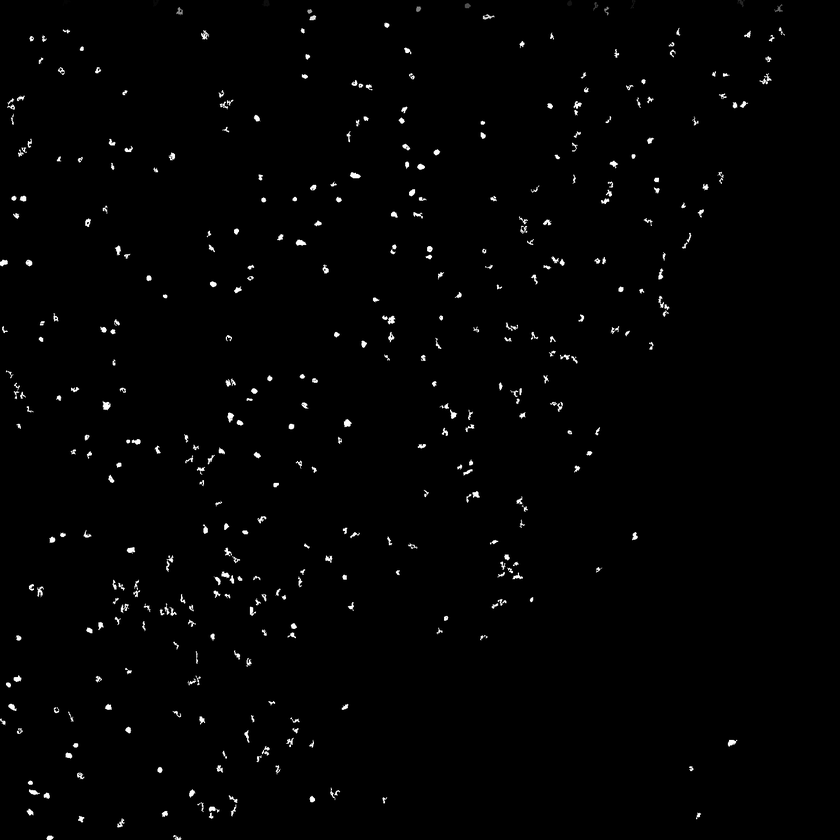
#> input picture neuron_seg/pipeline/cc/ccbbox_200_40.png, 840 x 840 px, shrunk from 1536 x 1536 before the run, found by its file name
$ python morphology.py
#> lines starting #> are read from the running program, lines starting #| are printed output that depends on the picture
import cv2
from PIL import Image
import numpy as np
from matplotlib import pyplot as plt

# Apply erosion and dilation of images on binary image

#img = np.array(Image.open("../image/unpreprocessing_pipline/NA4009-02_AB_10_10_14.jpg"),dtype=np.uint8)
img2 = np.array(Image.open("ccbbox_200_40.png"),dtype=np.uint8)
#> img2 is the input picture: shape (840, 840); min 0, max 255, mean 2.9

# generate thresholded image for score below 160

#ret, thresh = cv2.threshold(img, 160, 255, cv2.THRESH_BINARY_INV)

# arbitrarily design kernel size
# patch = cv2.imread('../image/preprocessing_pipeline/Neuron_patch.png')
# kernel = np.ones((patch.shape[0], patch.shape[1]), np.uint8)
kernel = np.ones((3,3),np.uint8)

# erosion and diation operation demo
# original image applied to dilation and erosion
img_dilation = cv2.dilate(img2, kernel, iterations=1)
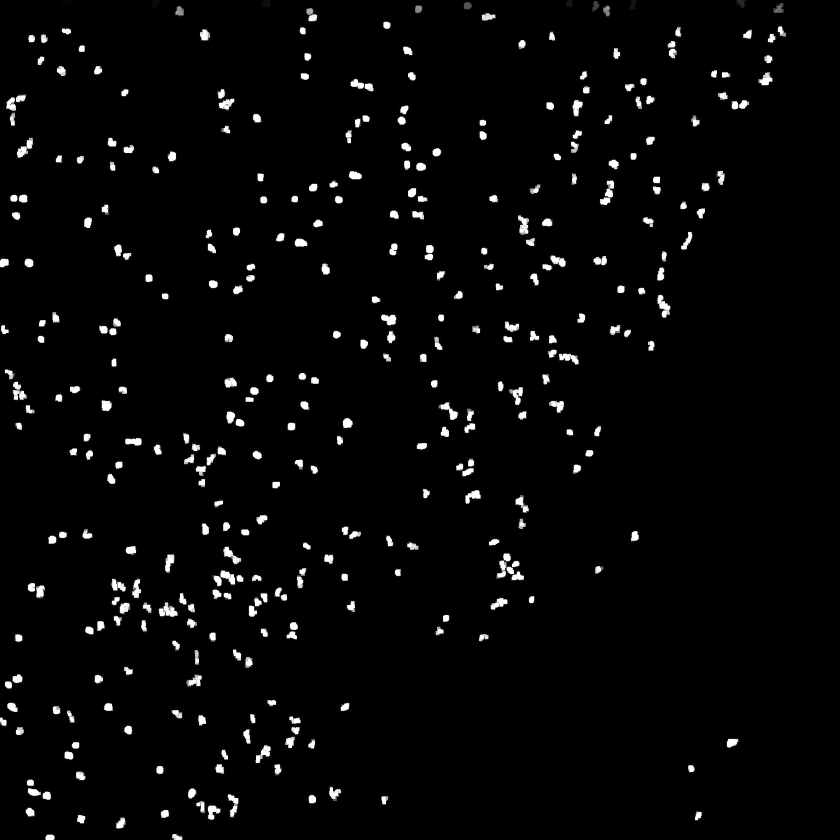
#> img_dilation: shape (840, 840); min 0, max 255, mean 7.2
# img_erosion = cv2.erode(img_dilation, kernel, iterations=1)

# thresholded image applied to dilation and erosion
# img2_dilation = cv2.dilate(img2, kernel, iterations=1)
img2_erosion = cv2.erode(img2, kernel, iterations=1)
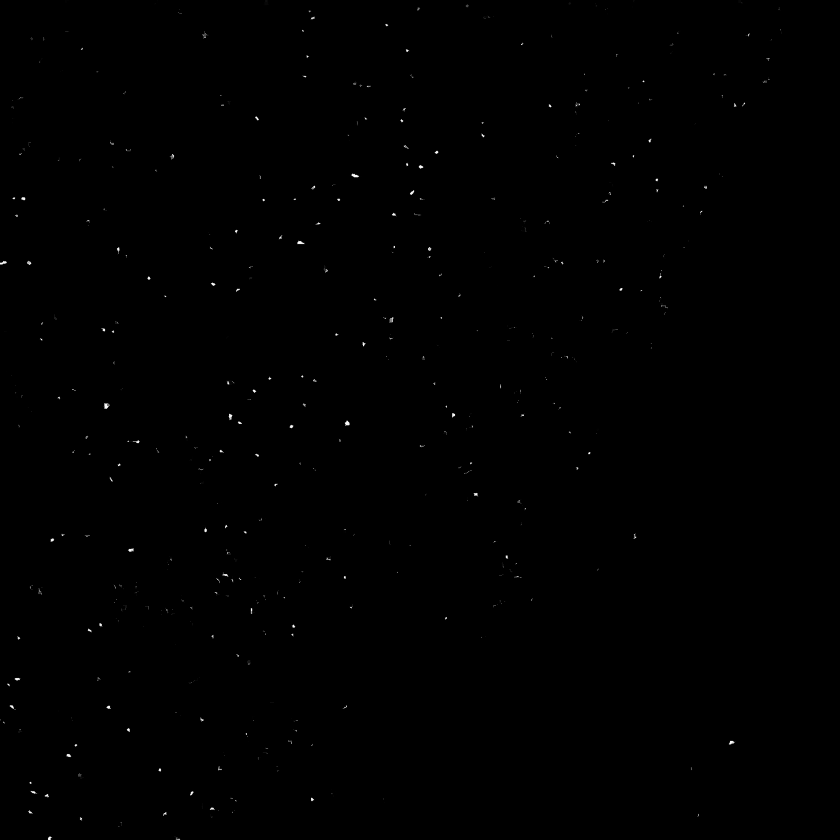
#> img2_erosion: shape (840, 840); min 0, max 253, mean 0.4

# thresholded binary image applied to dilation and erosion
img3_dilation = cv2.dilate(img2, kernel, iterations=1)
img3_erosion = cv2.erode(img3_dilation, kernel, iterations=2)

images = [img2, img_dilation, img2, img2_erosion, img2, img3_erosion]
titles = ['original image', "dilation", "original image", "erosion", "original image", "dilation+erosion"]

cv2.imwrite("dilation_erosion2.png", img3_erosion)

for i in range(6):
    plt.subplot(3,2,i+1),plt.imshow(images[i])
    plt.title(titles[i])
    plt.xticks([]),plt.yticks([])

plt.show()

$ run again, with neuron_seg/pipeline/cc/cc100.png copied over neuron_seg/pipeline/cc/ccbbox_200_40.png
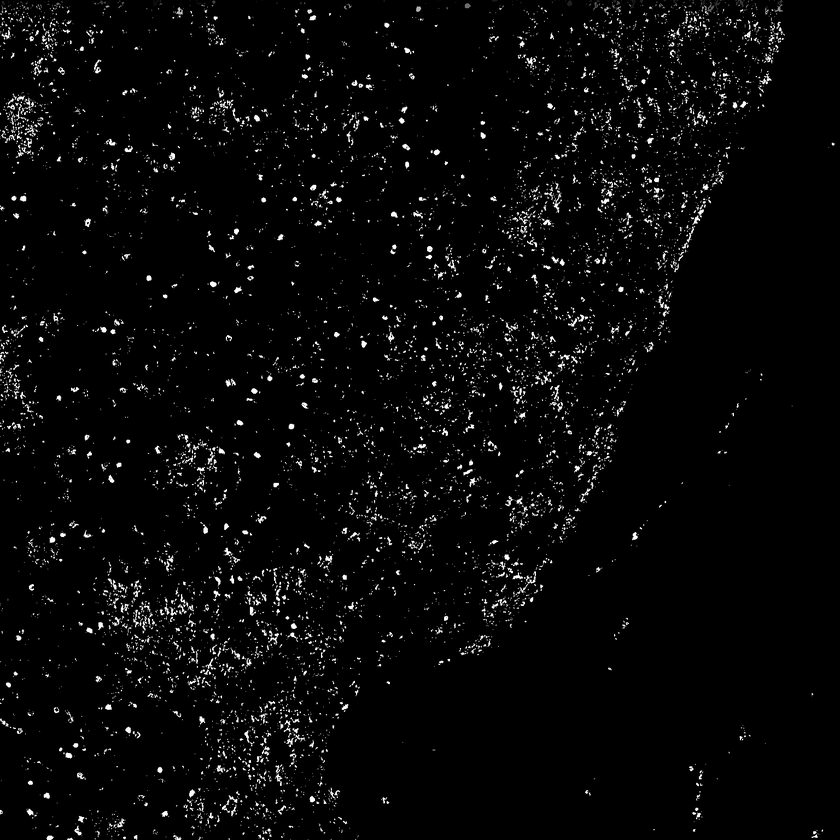
#> input picture neuron_seg/pipeline/cc/cc100.png, 840 x 840 px, shrunk from 1536 x 1536 before the run, found by its file name
#> img2 is the input picture: shape (840, 840); min 0, max 255, mean 8
#> `img_dilation = cv2.dilate(img2, kernel, iterations=1)`:
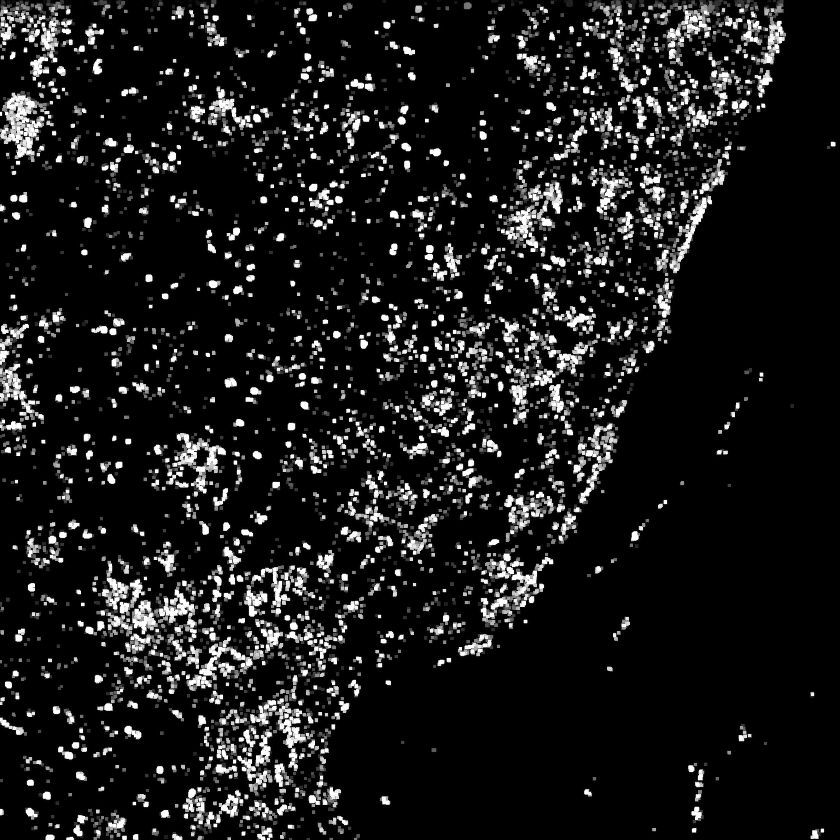
#> img_dilation: shape (840, 840); min 0, max 255, mean 26.6
#> `img3_erosion = cv2.erode(img3_dilation, kernel, iterations=2)`:
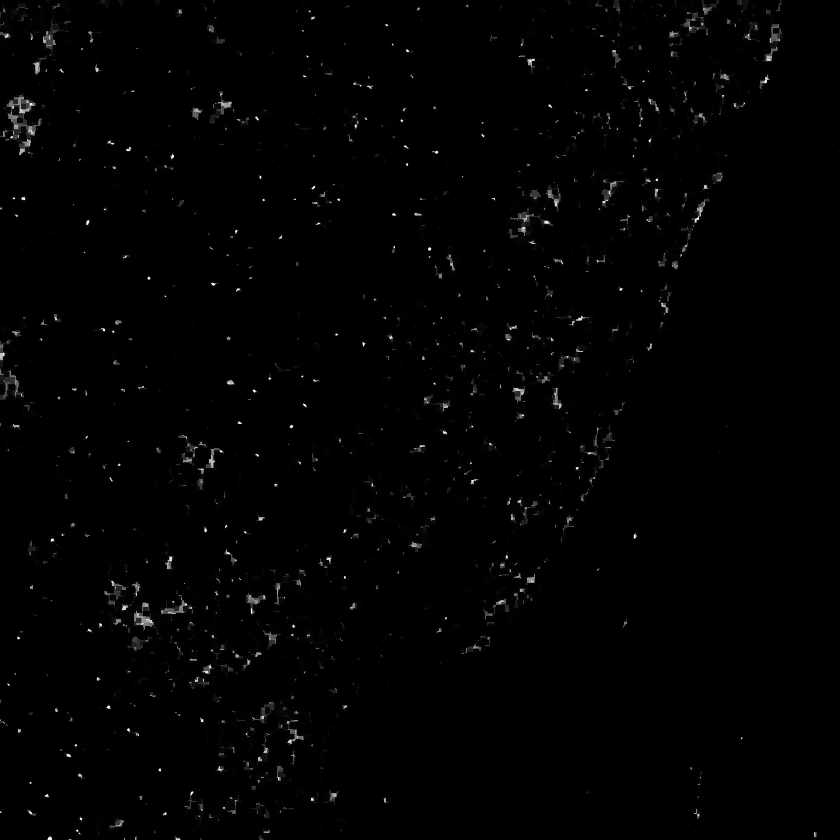
#> img3_erosion: shape (840, 840); min 0, max 255, mean 2.1
